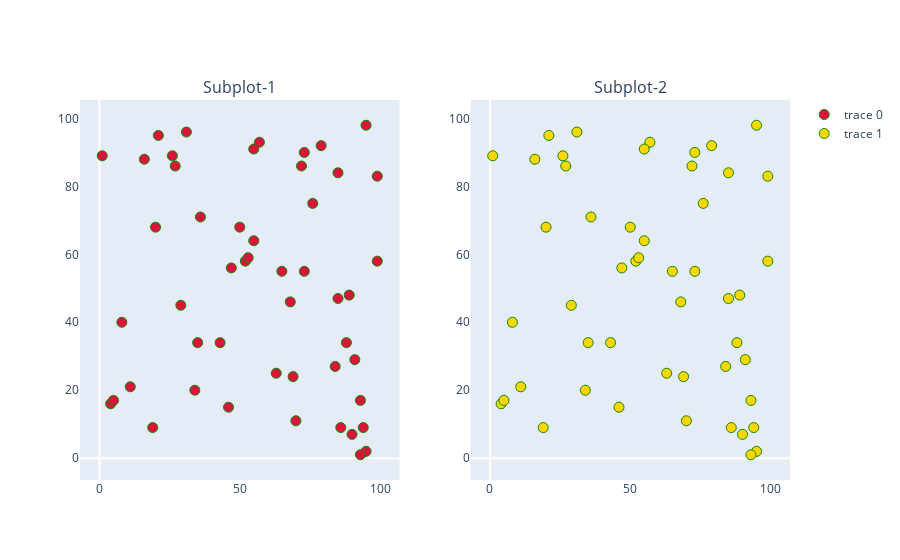

Write notebook code for a chart like this one.
### Code cell
from plotly.subplots import make_subplots

x_val = np.random.randint(1, 100, 50)
y_val = np.random.randint(1, 100, 50)

fig = make_subplots(
                    rows = 1,
                    cols = 2,
                    subplot_titles = ('Subplot-1', 'Subplot-2')
)

fig.add_trace(go.Scatter(
                         x = x_val,
                         y = y_val,
                         mode = 'markers',
                         marker = dict(size = 10, color = 'crimson', symbol = 'circle', line = dict(width = 1, color = '#0E8700'))
                        ),
              row = 1, col = 1
             )

fig.add_trace(go.Scatter(
                         x = x_val,
                         y = y_val,
                         mode = 'markers',
                         marker = dict(size = 10, color = 'gold', symbol = 'circle', line = dict(width = 1, color = '#0E8700'))
                        ),
              row = 1, col = 2
             )

fig.update_xaxes(showgrid = False)
fig.update_yaxes(showgrid = False)

fig.show()

### Figure 1 — Plotly figure (JSON) as saved in the notebook; plotly's stock layout.template omitted (floating-point values rounded to 4 significant figures)
{"data": [{"marker": {"color": "crimson", "line": {"color": "#0E8700", "width": 1}, "size": 10, "symbol": "circle"}, "mode": "markers", "type": "scatter", "x": [57, 86, 90, 11, 70, 85, 95, 26, 69, 35, 34, 65, 73, 99, 21, 1, 91, 76, 68, 43, 52, 19, 8, 95, 16, 89, 88, 53, 84, 99, 94, 4, 50, 85, 63, 31, 46, 29, 20, 93, 73, 55, 93, 72, 55, 79, 27, 36, 47, 5], "xaxis": "x", "y": [93, 9, 7, 21, 11, 47, 2, 89, 24, 34, 20, 55, 90, 83, 95, 89, 29, 75, 46, 34, 58, 9, 40, 98, 88, 48, 34, 59, 27, 58, 9, 16, 68, 84, 25, 96, 15, 45, 68, 1, 55, 64, 17, 86, 91, 92, 86, 71, 56, 17], "yaxis": "y"}, {"marker": {"color": "gold", "line": {"color": "#0E8700", "width": 1}, "size": 10, "symbol": "circle"}, "mode": "markers", "type": "scatter", "x": [57, 86, 90, 11, 70, 85, 95, 26, 69, 35, 34, 65, 73, 99, 21, 1, 91, 76, 68, 43, 52, 19, 8, 95, 16, 89, 88, 53, 84, 99, 94, 4, 50, 85, 63, 31, 46, 29, 20, 93, 73, 55, 93, 72, 55, 79, 27, 36, 47, 5], "xaxis": "x2", "y": [93, 9, 7, 21, 11, 47, 2, 89, 24, 34, 20, 55, 90, 83, 95, 89, 29, 75, 46, 34, 58, 9, 40, 98, 88, 48, 34, 59, 27, 58, 9, 16, 68, 84, 25, 96, 15, 45, 68, 1, 55, 64, 17, 86, 91, 92, 86, 71, 56, 17], "yaxis": "y2"}], "layout": {"annotations": [{"font": {"size": 16}, "showarrow": false, "text": "Subplot-1", "x": 0.225, "xanchor": "center", "xref": "paper", "y": 1, "yanchor": "bottom", "yref": "paper"}, {"font": {"size": 16}, "showarrow": false, "text": "Subplot-2", "x": 0.775, "xanchor": "center", "xref": "paper", "y": 1, "yanchor": "bottom", "yref": "paper"}], "xaxis": {"anchor": "y", "domain": [0, 0.45], "showgrid": false}, "xaxis2": {"anchor": "y2", "domain": [0.55, 1], "showgrid": false}, "yaxis": {"anchor": "x", "domain": [0, 1], "showgrid": false}, "yaxis2": {"anchor": "x2", "domain": [0, 1], "showgrid": false}}}
